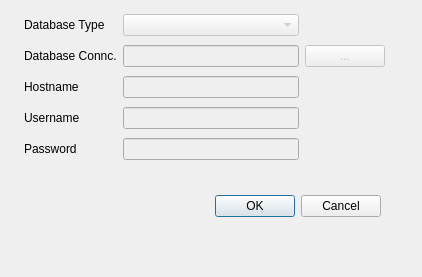
<?xml version="1.0" encoding="UTF-8"?>
<ui version="4.0">
 <class>PreferencesDialog</class>
 <widget class="QDialog" name="PreferencesDialog">
  <property name="geometry">
   <rect>
    <x>0</x>
    <y>0</y>
    <width>422</width>
    <height>277</height>
   </rect>
  </property>
  <property name="windowTitle">
   <string>Dialog</string>
  </property>
  <widget class="QDialogButtonBox" name="buttonBox">
   <property name="geometry">
    <rect>
     <x>40</x>
     <y>190</y>
     <width>341</width>
     <height>32</height>
    </rect>
   </property>
   <property name="orientation">
    <enum>Qt::Horizontal</enum>
   </property>
   <property name="standardButtons">
    <set>QDialogButtonBox::Cancel|QDialogButtonBox::Ok</set>
   </property>
  </widget>
  <widget class="QWidget" name="gridLayoutWidget">
   <property name="geometry">
    <rect>
     <x>24</x>
     <y>11</y>
     <width>361</width>
     <height>155</height>
    </rect>
   </property>
   <layout class="QGridLayout" name="gridLayout">
    <item row="1" column="2">
     <widget class="QComboBox" name="comboBoxDatabaseType">
      <property name="enabled">
       <bool>false</bool>
      </property>
     </widget>
    </item>
    <item row="5" column="2">
     <widget class="QLineEdit" name="lineEditPassword">
      <property name="enabled">
       <bool>false</bool>
      </property>
     </widget>
    </item>
    <item row="2" column="3">
     <widget class="QPushButton" name="pushButtonDBForceFileDialog">
      <property name="enabled">
       <bool>false</bool>
      </property>
      <property name="text">
       <string>...</string>
      </property>
     </widget>
    </item>
    <item row="5" column="0">
     <widget class="QLabel" name="labelPassword">
      <property name="text">
       <string>Password</string>
      </property>
     </widget>
    </item>
    <item row="2" column="2">
     <widget class="QLineEdit" name="lineEditDatabaseConnection">
      <property name="enabled">
       <bool>false</bool>
      </property>
     </widget>
    </item>
    <item row="4" column="0">
     <widget class="QLabel" name="labelUserName">
      <property name="text">
       <string>Username</string>
      </property>
     </widget>
    </item>
    <item row="1" column="0">
     <widget class="QLabel" name="labelDatabaseType">
      <property name="text">
       <string>Database Type</string>
      </property>
     </widget>
    </item>
    <item row="4" column="2">
     <widget class="QLineEdit" name="lineEditUserName">
      <property name="enabled">
       <bool>false</bool>
      </property>
     </widget>
    </item>
    <item row="2" column="0">
     <widget class="QLabel" name="labelDatabaseConnection">
      <property name="text">
       <string>Database Connc.</string>
      </property>
      <property name="buddy">
       <cstring>lineEditDatabaseConnection</cstring>
      </property>
     </widget>
    </item>
    <item row="3" column="2">
     <widget class="QLineEdit" name="lineEditHostName">
      <property name="enabled">
       <bool>false</bool>
      </property>
     </widget>
    </item>
    <item row="3" column="0">
     <widget class="QLabel" name="labelHostName">
      <property name="text">
       <string>Hostname</string>
      </property>
      <property name="buddy">
       <cstring>lineEditHostName</cstring>
      </property>
     </widget>
    </item>
   </layout>
  </widget>
 </widget>
 <resources/>
 <connections>
  <connection>
   <sender>buttonBox</sender>
   <signal>accepted()</signal>
   <receiver>PreferencesDialog</receiver>
   <slot>accept()</slot>
   <hints>
    <hint type="sourcelabel">
     <x>248</x>
     <y>254</y>
    </hint>
    <hint type="destinationlabel">
     <x>157</x>
     <y>274</y>
    </hint>
   </hints>
  </connection>
  <connection>
   <sender>buttonBox</sender>
   <signal>rejected()</signal>
   <receiver>PreferencesDialog</receiver>
   <slot>reject()</slot>
   <hints>
    <hint type="sourcelabel">
     <x>316</x>
     <y>260</y>
    </hint>
    <hint type="destinationlabel">
     <x>286</x>
     <y>274</y>
    </hint>
   </hints>
  </connection>
 </connections>
</ui>
